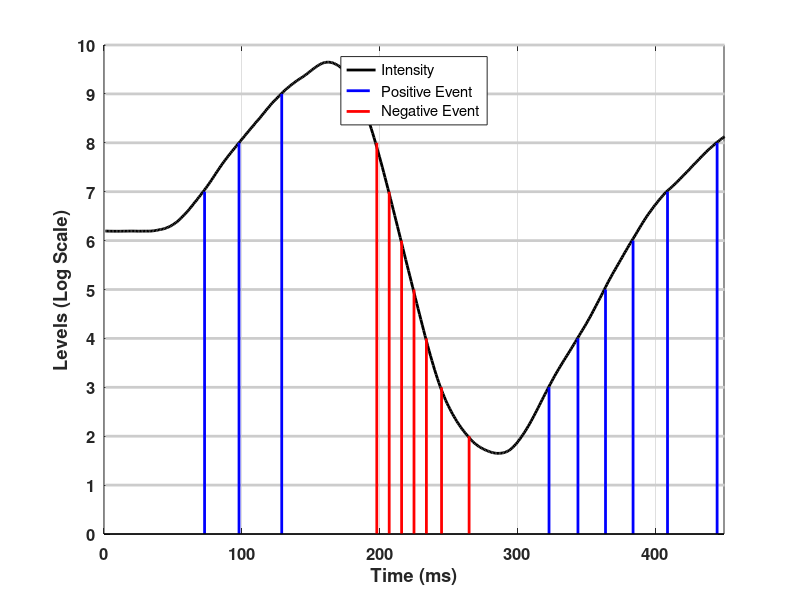
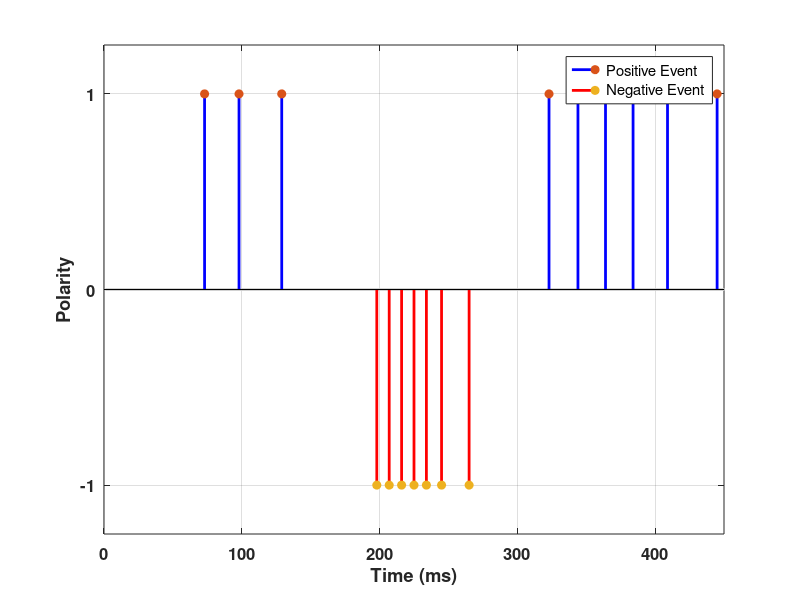

The MATLAB script that drew these images, in order:
clear; close all; clc;
% 
% % x = 1:1000;
% x = linspace(-pi, pi, 1000);
% y = sin(x);
% 
% figure;
% % plot(x, y);
% plot(1:1000, y);

%% generate autoregressive process
% https://www.mathworks.com/help/signal/ug/linear-prediction-and-autoregressive-modeling.html

b = fir1(1024, .0125, 'low');
[d, p0] = lpc(b, 7);

rng(0, 'twister'); % Allow reproduction of exact experiment
u = sqrt(p0)*randn(1000,1); % White Gaussian noise with variance p0

x = filter(1, d, u);

% only consider first 500 samples
x2 = x(1:500);

%%

% normalize intensity
I = 8 * (x2 - min(x2)) / (max(x2) - min(x2)) + 1.65; % +0.99 because weird stuff happens with +1

I_floor = floor(I);

%%

idx_pos = [];
idx_neg = [];

I_level = round(I(1));
for ii = 2:length(I)
    I_now = I(ii);
    if I_now >= I_level + 1
        idx_pos = [idx_pos, ii];
        I_level = I_level + 1;
    elseif I_now <= I_level - 1
        idx_neg = [idx_neg, ii];
        I_level = I_level - 1;
    end
end

fig_Intensity = figure('Position', [600, 600, 1000, 200]);
for ii = 1:10
    plot([1, 500], [ii, ii], '-', 'LineWidth', 2, 'Color', [1, 1, 1] .* 0.8);
    hold on;
end
h1 = plot(I, 'k-', 'LineWidth', 2);
h2 = stem(idx_pos, I_floor(idx_pos), 'Marker', 'None', 'LineWidth', 2, 'Color', 'blue');
h3 = stem(idx_neg, I_floor(idx_neg)+1, 'Marker', 'None', 'LineWidth', 2, 'Color', 'red');
yticks(0:10);
ylim([0, 10]);
xlim([0, 450]);
xlabel('Time (ms)');
ylabel('Levels (Log Scale)');
grid on;
legend([h1, h2, h3], {'Intensity', 'Positive Event', 'Negative Event'}, 'location', 'North');
set(gca, 'FontWeight', 'bold', 'FontSize', 12);
hold off;

fig_Events = figure('Position', [600, 200, 1000, 200]);
plot([1, 500], [0, 0], '-', 'LineWidth', 2, 'Color', [1, 1, 1] .* 0.8);
hold on;
h1 = stem(idx_pos, ones(1, length(idx_pos)), 'filled', 'Color', 'blue', 'LineWidth', 2);
h2 = stem(idx_neg, -1 .* ones(1, length(idx_neg)), 'filled', 'Color', 'red', 'LineWidth', 2);
ylim([-1.25, 1.25]);
xlim([0, 450]);
yticks(-1:1);
xlabel('Time (ms)');
ylabel('Polarity');
grid on;
legend([h1, h2], {'Positive Event', 'Negative Event'});
set(gca, 'FontWeight', 'bold', 'FontSize', 12);
hold off;


% exportgraphics(fig_Intensity, 'Figure_Synthetic_Intensity_Events.pdf');
% exportgraphics(fig_Events, 'Figure_Synthetic_Events_Stem.pdf');

%% another (wrong?) implementation
% x_plot = [1,500];
% y_plot = 1:10;
% 
% figure('Position', [600, 600, 1000, 300]);
% % yline(1:10, '-', 'LineWidth', 2, 'Color', [0.5, 0.5, 0.5]);
% for ii = 1:10
%     plot([1, 500], [ii, ii], '-', 'LineWidth', 2, 'Color', [1, 1, 1] .* 0.8);
%     hold on;
% end
% plot(I, 'k-', 'LineWidth', 2);
% yticks(0:11);
% ylim([0, 11]);
% xlabel('Time (ms)');
% ylabel('Levels (Log Scale)');
% set(gca, 'FontWeight', 'bold');
% hold off;
% 
% idx_pos = find(diff(I_floor) > 0) + 1;
% idx_neg = find(diff(I_floor) < 0) + 1;
% 
% figure('Position', [600, 200, 1000, 300]);
% plot([1, 500], [0, 0], '-', 'LineWidth', 2, 'Color', [1, 1, 1] .* 0.8);
% hold on;
% stem(idx_pos, ones(1, length(idx_pos)), 'filled', 'Color', 'blue', 'LineWidth', 2);
% stem(idx_neg, -1 .* ones(1, length(idx_neg)), 'filled', 'Color', 'red', 'LineWidth', 2);
% ylim([-1.25, 1.25]);
% yticks(-1:1);
% 
% figure('Position', [600, 600, 1000, 300]);
% for ii = 1:10
%     plot([1, 500], [ii, ii], '-', 'LineWidth', 2, 'Color', [1, 1, 1] .* 0.8);
%     hold on;
% end
% plot(I, 'k-', 'LineWidth', 2);
% stem(idx_pos, I_floor(idx_pos), 'Marker', 'None', 'LineWidth', 2, 'BaseValue', 0);
% stem(idx_neg, I_floor(idx_neg)+1, 'Marker', 'None', 'LineWidth', 2, 'BaseValue', 0);
% yticks(0:11);
% ylim([0, 11]);
% xlabel('Time (ms)');
% ylabel('Levels (Log Scale)');
% set(gca, 'FontWeight', 'bold');
% hold off;